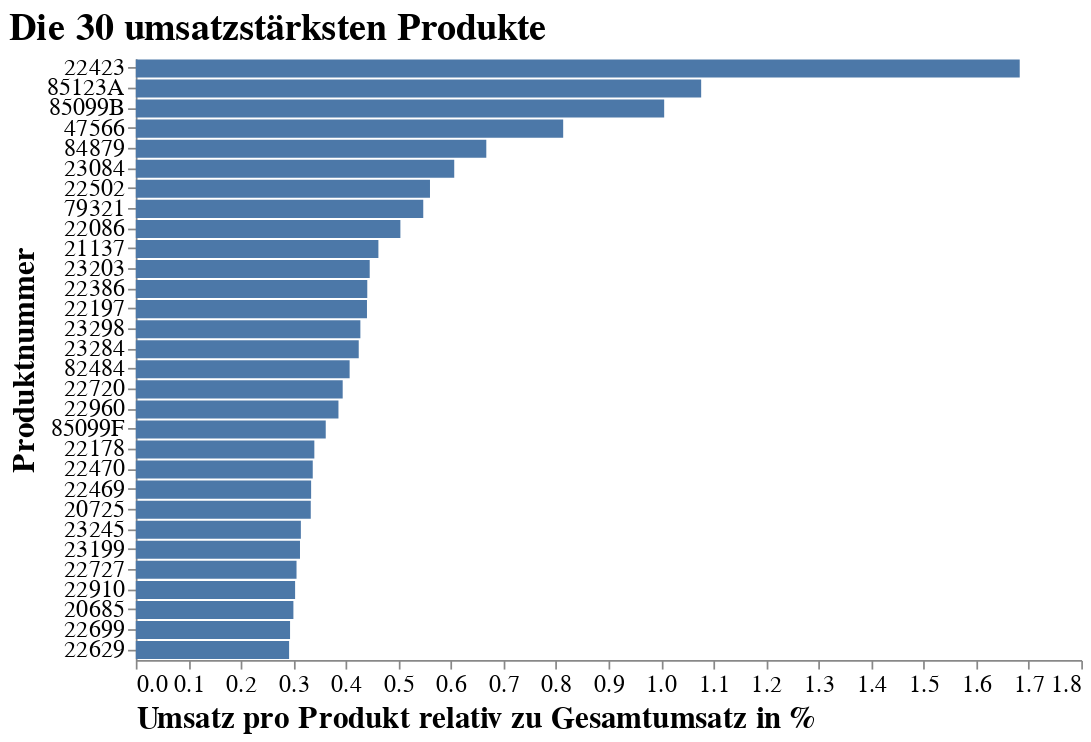

Source (notebook cell):
### Code cell
# Barplot erstellen

alt.Chart(df_plot).mark_bar().encode(
    x=alt.X("Percentage",
            axis=alt.Axis(title="Umsatz pro Produkt relativ zu Gesamtumsatz in %", 
                          labelAngle=0,
                          titleAnchor="start",
                          grid=False)),
    y=alt.Y("StockCode",
            sort="-x", 
            axis=alt.Axis(title = "Produktnummer",
                          grid=False,
                          labelAngle=0,
                          titleAnchor="middle"

                          ))
).properties(
    title="Die 30 umsatzstärksten Produkte",
    width=550,
    height=350
).configure_view(
    strokeWidth=0
).configure_title( 
    fontSize=22,
    font='Futura std medium',
    color='black',
    anchor='start'
).configure_axis(
    labelFont='Futura std medium',
    titleFont='Futura std medium',
    labelFontSize=14,
    titleFontSize=18
    
    )

### Figure 1 — Vega-Lite specification as saved in the notebook (floating-point values rounded to 4 significant figures)
{"config": {"view": {"continuousWidth": 400, "continuousHeight": 300, "strokeWidth": 0}, "axis": {"labelFont": "Futura std medium", "labelFontSize": 14, "titleFont": "Futura std medium", "titleFontSize": 18}, "title": {"anchor": "start", "color": "black", "font": "Futura std medium", "fontSize": 22}}, "data": {"name": "data-292bfbd73b91a2f9c998e9359cb27c15"}, "mark": "bar", "encoding": {"x": {"axis": {"grid": false, "labelAngle": 0, "title": "Umsatz pro Produkt relativ zu Gesamtumsatz in %", "titleAnchor": "start"}, "field": "Percentage", "type": "quantitative"}, "y": {"axis": {"grid": false, "labelAngle": 0, "title": "Produktnummer", "titleAnchor": "middle"}, "field": "StockCode", "sort": "-x", "type": "nominal"}}, "height": 350, "title": "Die 30 umsatzstärksten Produkte", "width": 550, "$schema": "https://vega.github.io/schema/vega-lite/v4.17.0.json", "datasets": {"data-292bfbd73b91a2f9c998e9359cb27c15": [{"Quantity": 12374, "UnitPrice": 21380.0, "CustomerID": 25640000.0, "TotalPrice": 142300.0, "StockCode": "22423", "Percentage": 1.683}, {"Quantity": 32903, "UnitPrice": 5847.0, "CustomerID": 31450000.0, "TotalPrice": 90990.0, "StockCode": "85123A", "Percentage": 1.076}, {"Quantity": 46078, "UnitPrice": 3256.0, "CustomerID": 24700000.0, "TotalPrice": 85040.0, "StockCode": "85099B", "Percentage": 1.006}, {"Quantity": 15279, "UnitPrice": 6773.0, "CustomerID": 21360000.0, "TotalPrice": 68790.0, "StockCode": "47566", "Percentage": 0.8137}, {"Quantity": 35263, "UnitPrice": 2345.0, "CustomerID": 21250000.0, "TotalPrice": 56410.0, "StockCode": "84879", "Percentage": 0.6673}, {"Quantity": 27153, "UnitPrice": 1657.0, "CustomerID": 12260000.0, "TotalPrice": 51250.0, "StockCode": "23084", "Percentage": 0.6063}, {"Quantity": 1485, "UnitPrice": 2658.0, "CustomerID": 3641000.0, "TotalPrice": 47350.0, "StockCode": "22502", "Percentage": 0.5601}, {"Quantity": 9646, "UnitPrice": 2828.0, "CustomerID": 8092000.0, "TotalPrice": 46270.0, "StockCode": "79321", "Percentage": 0.5473}, {"Quantity": 15591, "UnitPrice": 2946.0, "CustomerID": 15510000.0, "TotalPrice": 42580.0, "StockCode": "22086", "Percentage": 0.5037}, {"Quantity": 11401, "UnitPrice": 1149.0, "CustomerID": 4780000.0, "TotalPrice": 39050.0, "StockCode": "21137", "Percentage": 0.4619}, {"Quantity": 19498, "UnitPrice": 2242.0, "CustomerID": 16760000.0, "TotalPrice": 37650.0, "StockCode": "23203", "Percentage": 0.4453}, {"Quantity": 20148, "UnitPrice": 1784.0, "CustomerID": 13550000.0, "TotalPrice": 37250.0, "StockCode": "22386", "Percentage": 0.4407}, {"Quantity": 49160, "UnitPrice": 889.6, "CustomerID": 16370000.0, "TotalPrice": 37210.0, "StockCode": "22197", "Percentage": 0.4401}, {"Quantity": 7779, "UnitPrice": 5020.0, "CustomerID": 15580000.0, "TotalPrice": 36140.0, "StockCode": "23298", "Percentage": 0.4276}, {"Quantity": 5338, "UnitPrice": 5159.0, "CustomerID": 10070000.0, "TotalPrice": 35880.0, "StockCode": "23284", "Percentage": 0.4244}, {"Quantity": 5913, "UnitPrice": 4507.0, "CustomerID": 9282000.0, "TotalPrice": 34410.0, "StockCode": "82484", "Percentage": 0.4071}, {"Quantity": 7010, "UnitPrice": 5707.0, "CustomerID": 17590000.0, "TotalPrice": 33300.0, "StockCode": "22720", "Percentage": 0.3939}, {"Quantity": 8140, "UnitPrice": 3677.0, "CustomerID": 13360000.0, "TotalPrice": 32620.0, "StockCode": "22960", "Percentage": 0.3858}, {"Quantity": 16771, "UnitPrice": 1316.0, "CustomerID": 10130000.0, "TotalPrice": 30570.0, "StockCode": "85099F", "Percentage": 0.3616}, {"Quantity": 22404, "UnitPrice": 1172.0, "CustomerID": 12410000.0, "TotalPrice": 28740.0, "StockCode": "22178", "Percentage": 0.3399}, {"Quantity": 9577, "UnitPrice": 2398.0, "CustomerID": 12620000.0, "TotalPrice": 28480.0, "StockCode": "22470", "Percentage": 0.3369}, {"Quantity": 16768, "UnitPrice": 1605.0, "CustomerID": 15130000.0, "TotalPrice": 28220.0, "StockCode": "22469", "Percentage": 0.3338}, {"Quantity": 17776, "UnitPrice": 2163.0, "CustomerID": 19830000.0, "TotalPrice": 28160.0, "StockCode": "20725", "Percentage": 0.3331}, {"Quantity": 5844, "UnitPrice": 3556.0, "CustomerID": 10830000.0, "TotalPrice": 26570.0, "StockCode": "23245", "Percentage": 0.3143}, {"Quantity": 13875, "UnitPrice": 1493.0, "CustomerID": 10980000.0, "TotalPrice": 26430.0, "StockCode": "23199", "Percentage": 0.3126}, {"Quantity": 7206, "UnitPrice": 3338.0, "CustomerID": 13560000.0, "TotalPrice": 25870.0, "StockCode": "22727", "Percentage": 0.306}, {"Quantity": 9423, "UnitPrice": 2073.0, "CustomerID": 10900000.0, "TotalPrice": 25640.0, "StockCode": "22910", "Percentage": 0.3033}, {"Quantity": 3897, "UnitPrice": 4476.0, "CustomerID": 8651000.0, "TotalPrice": 25360.0, "StockCode": "20685", "Percentage": 0.3}, {"Quantity": 9119, "UnitPrice": 2312.0, "CustomerID": 12030000.0, "TotalPrice": 24830.0, "StockCode": "22699", "Percentage": 0.2937}, {"Quantity": 13908, "UnitPrice": 1369.0, "CustomerID": 10370000.0, "TotalPrice": 24670.0, "StockCode": "22629", "Percentage": 0.2919}]}}
